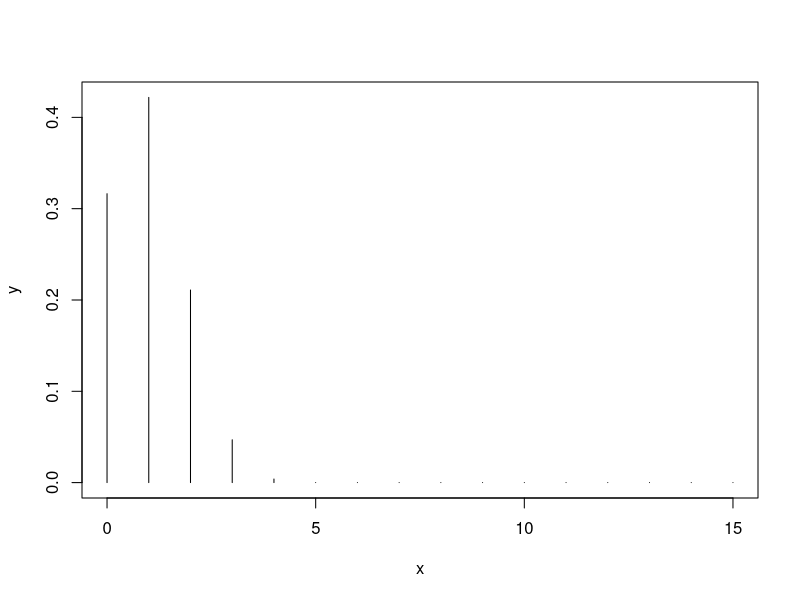

This figure's R source: (Note: this script raises an error after producing the figure.)
x <- 0:15
y <- dbinom(x, size=4, prob=.25)
plot(x, y, type = "h")

litterpmf <- c(0.36, 0.48,0.14,0.008)
custom <- sample(0:3, 30, replace = TRUE, prob=litterpmf)

# probabilidad_puntual = c((11/15)^3, (4/15))
# EJERCICIO 2

ejer_tres <- function(vec_x, vec_p, num)

vecx <- c(1,3,6,12)
vecp <- c(0.3, 0.1, 0.2 ,0.4)

prob <- sample((vecx), 100, replace = TRUE, prob=vecp)


X <- replicate(10000, {
  coin_toss <- sample(c("H", "T"), 3, replace = TRUE)
  sum(coin_toss == "H")
})

mean(X >= 1)